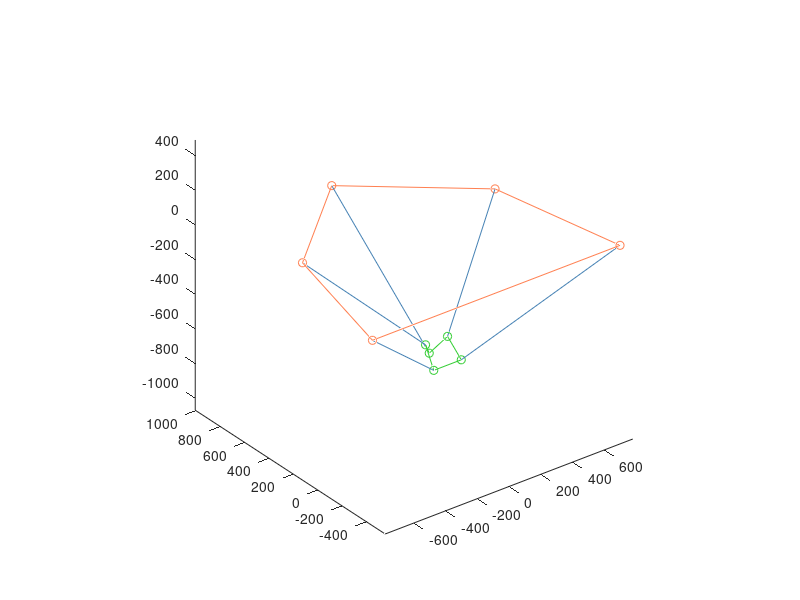

Write MATLAB code to recreate this figure. (Note: this script raises an error after producing the figure.)
clear

% Parameters
R1 = 900;  % 800
R2 = 700;  % 600
H = 20;
r1 = 100;
r2 = 80;
h = 100;  % 100
Lmax = 1000;
Lmin = 650;

% Force
g = 9.8;
% F_ex = [0; 10*g; 0; 0; 0; 0];  % y
% F_ex = [10*g; 0; 0; 0; 0; 0];  % x
F_ex = [0; 0; -10*g; 0; 0; 0];  % z
% F_ex = [0; -3.5*g; -sqrt(3)*3.5*g; 0; 0; 0];


% Points
B1 = [R1*cos(pi/2);   R1*sin(pi/2);   0];
B2 = [R1*cos(7*pi/6); R1*sin(7*pi/6); 0];
B3 = [R1*cos(-pi/6);  R1*sin(-pi/6);  0];
B4 = [R2*cos(pi/6);   R2*sin(pi/6);   H];
B5 = [R2*cos(5*pi/6); R2*sin(5*pi/6); H];
B = [B1 B2 B3 B4 B5];

P1_m = [r1*cos(pi/2);   r1*sin(pi/2);   0];
P2_m = [r1*cos(7*pi/6); r1*sin(7*pi/6); 0];
P3_m = [r1*cos(-pi/6);  r1*sin(-pi/6);  0];
P4_m = [r2*cos(pi/6);   r2*sin(pi/6);   h];
P5_m = [r2*cos(5*pi/6); r2*sin(5*pi/6); h];
P_m = [P1_m P2_m P3_m P4_m P5_m];


% Position and Posture of Move Plant
pos_plant = [0; 0; -600];
alpha_plant = 0 / 180 * pi;
beta_plant = 0 / 180 * pi;
gamma_plant = 0 / 180 * pi;

Rx = [1                0                 0;
      0 cos(alpha_plant) -sin(alpha_plant);
      0 sin(alpha_plant)  cos(alpha_plant)];

Ry = [ cos(beta_plant) 0 sin(beta_plant);
                     0 1               0;
      -sin(beta_plant) 0 cos(beta_plant)];

Rz = [cos(gamma_plant) -sin(gamma_plant) 0;
      sin(gamma_plant)  cos(gamma_plant) 0;
                     0                0  1];

R_plant = Rz * Ry * Rx;


% Length and Poster of limbs
s_limb = zeros(3, 5);
l_limb = zeros(1, 5);

for i = 1:5
    v_limb = pos_plant + R_plant * P_m(:, i) - B(:, i);
    l_limb(i) = norm(v_limb);
    s_limb(:, i) = v_limb / l_limb(i);
end

% Jacobian Matrix
% part 1
x_m = [1; 0; 0];
J1 = [s_limb (R_plant * x_m)];

% part 2
P_v = zeros(3, 5);  % 只变换了方向，没变换起点
P = zeros(3, 5);    % 末端点坐标
for i = 1 : 5
    P_v(:, i) = R_plant * P_m(:, i);
    P(:, i) = P_v(:, i) + pos_plant;
end
% cross常量取1表示列向量叉乘
% 这两个J2取哪个还不知道，复杂点的是通过约束方程得出的雅可比矩阵直接换算过来的，简单点的是通过受力分析得来的
% J2 = [cross(P_v, s_limb, 1)  ...
%      (cross(P_v(:, 1 ), (R_plant * x_m)) + l_limb(1)*cross((R_plant * x_m), s_limb(:, 1)))];
J2 = [cross(P_v, s_limb, 1)  ...
      cross(P_v(:, 1 ), (R_plant * x_m))];

J = [J1' J2'];

% force solve
F_in = (J')\F_ex;  % 注意雅克比矩阵需要转置，具体为何见推导过程



% plot
fig = figure('Color', [1 1 1]);
plot3(B(1, :), B(2, :), B(3, :), 'o', 'Color', '#FF7F50');
hold on
plot3(P(1, :), P(2, :), P(3, :), 'o', 'Color', '#32CD32');
B_plot = [B(:,1) B(:,5) B(:,2) B(:,3) B(:,4) B(:,1)];
P_plot = [P(:,1) P(:,5) P(:,2) P(:,3) P(:,4) P(:,1)];
plot3(B_plot(1, :), B_plot(2, :), B_plot(3, :), '-', 'Color', '#FF7F50');
plot3(P_plot(1, :), P_plot(2, :), P_plot(3, :), '-', 'Color', '#32CD32');

for i = 1 : 5
    plot3([B(1, i) P(1, i)], [B(2, i) P(2, i)], [B(3, i) P(3, i)], '-', 'Color', '#4682B4');
end

axis equal

% draw force
% 画arrow需要横向量
K_force_draw = 10;

p_st = pos_plant;
p_ed = p_st + F_ex(1:3) * K_force_draw;
arrow3(p_st', p_ed', 'b');

for i = 1 : 5
    if abs(F_in(i)) > 0.01
        p_st = P(:, i);
        p_ed = p_st + s_limb(:, i) * F_in(i) * K_force_draw;
        arrow3(p_st', p_ed', 'r');
    end
end

if abs(F_in(6)) > 0.01
    p_st = P(:, 1);
    p_ed = p_st + R_plant * x_m * F_in(6) * K_force_draw;
    arrow3(p_st', p_ed', 'r');
end

grid on
xlabel("x");
ylabel("y")
zlabel("z")

fprintf('>= 可能由于没考虑形变，因此计算不准 =<\n')
fprintf('>>>= static_force done =<<<\n');
